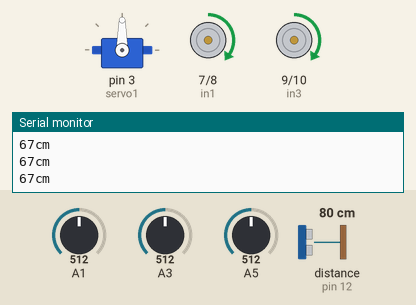
A sketch run on a simulated Arduino Uno, built with avr-gcc and run on an emulated ATmega328P. On the bench: servo, motor-driver pin pairs drawn as motors (green arrow = first pin HIGH = forward, orange = second pin HIGH = backward, longer = more drive, scaled by the enable pin), the last lines printed to the serial monitor. Wiring (inferred from the names in the program): ultrasonic range finder: trigger pin 11; echo pin 12. The inputs (shaded band) are chosen by the test bench; at power-on: distance to the obstacle (sensor on pin 12) 80 cm, A1 = 512, A3 = 512, A5 = 512. The echo pulse lasts 58.3 µs per cm.

Above: at 1.2 s.
1.3 s: distance to the obstacle (sensor on pin 12) set to 2 cm
At 2.7 s:
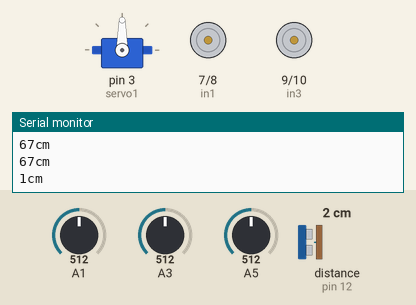
At 3.61 s:
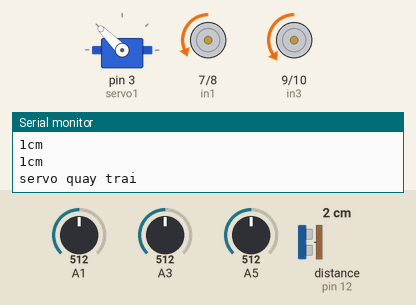
4.3 s: A1 set to 107
7.3 s: A1 set to 93
At 8.3 s:
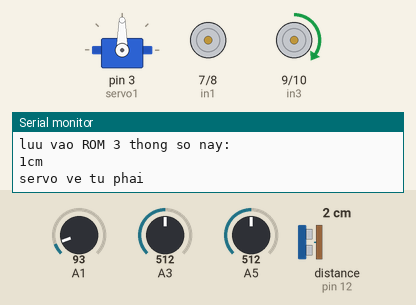
Timing chart, 0 to 10.3 s (numbered marks = the images above; inputs shaded):
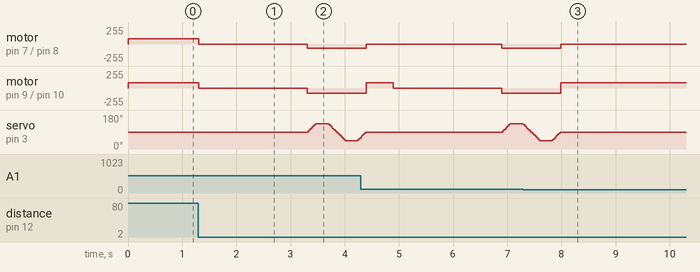

The sketch:

dolinevatcan1.ino
```cpp
#include <Servo.h>
#include <RedBot.h>
RedBotSensor sen_trai = RedBotSensor(A1); //Chân S1
RedBotSensor sen_giua = RedBotSensor(A3); //Chân S3
RedBotSensor sen_phai = RedBotSensor(A5);//Chân S5


int linechuan = 100;
// mach cau H ( tu trai qua phai: day trang so 5, day xam so 10, day tim so 9, day xanh duong so 8 , day xanh la so  7, day vang dam so 6,)
//tren trai mach cau H gom: enA-in4-in3      con ben phai gom:enB-in2-in1    mach cau H hoat dong tu phai sang trai
byte in1 =7;
byte in2 =8;
byte in3 =9;
byte in4 =10;
int enA = 5;
int enB = 6;
int i,j;
int k,t;
int n,x;
#define trig 11  // khai bao chan 11 la chan trig cua sieu am
#define echo 12  // khai bao chan 12 la chan echo cua sieu am
int  spd=78;// giá trị băm xung=50% cong suat(191/255)
Servo servo1;
void setup() {
pinMode (trig, OUTPUT);
pinMode (echo, INPUT);
Serial.begin(9600);
servo1.attach(3);// Khai báo chân servo
pinMode(in1,OUTPUT);
pinMode(in2,OUTPUT);
pinMode(in3,OUTPUT);
pinMode(in4,OUTPUT);
pinMode(enA,OUTPUT);
pinMode(enB,OUTPUT);

}
void  doline(){

 if(sen_trai.read()>linechuan && sen_giua.read()<linechuan && sen_phai.read()>linechuan){
   motor_thang();
 }else if(sen_trai.read()<linechuan ){
   motor_phai();
 }
 else if( sen_phai.read()<linechuan){
   motor_trai();
 }
 else if( sen_phai.read()<linechuan && sen_giua.read()<linechuan){
   dunglai();
  // delay(1000);
   motor_trai();
  // delay(1000);

 }else if(sen_trai.read()<linechuan && sen_giua.read()<linechuan){
   dunglai();
   //delay(1000);
   motor_phai();
  // delay(1000);
 }

 else if(sen_trai.read()<linechuan && sen_giua.read()<linechuan && sen_phai.read()<linechuan){
   dunglai();

 }


}

// moto:  di lui la HIGH-LOW, di thuan la LOW-HIGH, di thang la LOW-LOW
void motor_thang() // chương trình con cho xe chay tới
{
analogWrite(enA,spd);
analogWrite(enB,spd);
digitalWrite(in1,HIGH);//motor bên trái chạy tới
digitalWrite(in3,HIGH);// motor bên phải chạy tới
//delay(1000);
digitalWrite(in2,LOW);
digitalWrite(in4,LOW);
//delay(1000);
}
void motor_lui()// chương trình con robot chạy lùi
{
analogWrite(enA,65);
analogWrite(enB,65);
digitalWrite(in2,HIGH);
digitalWrite(in4,HIGH);
//delay(1000);
digitalWrite(in1,LOW);
digitalWrite(in3,LOW);
//delay(1000);
}
void motor_trai()
{
analogWrite(enA,70);
analogWrite(enB,80);
digitalWrite(in1,HIGH);
digitalWrite(in2,LOW);
//delay(5000);
digitalWrite(in3,LOW);
digitalWrite(in4,LOW);
//delay(5000);
}
void motor_phai()
{
analogWrite(enA,spd);
analogWrite(enB,spd);
digitalWrite(in3,HIGH);
digitalWrite(in1,LOW);
//delay(5000);
digitalWrite(in2,LOW);
digitalWrite(in4,LOW);
//delay(5000);
}
void motor_toi()
{
analogWrite(enA,spd);
analogWrite(enB,spd);
digitalWrite(in1,LOW);
digitalWrite(in2,LOW);
digitalWrite(in3,LOW);
digitalWrite(in4,LOW);
//delay(1000);
}
void dunglai()
{
analogWrite(enA,0);
analogWrite(enB,0);
digitalWrite(in1,LOW);
digitalWrite(in2,LOW);
digitalWrite(in3,LOW);
digitalWrite(in4,LOW);
//delay(1000);
}

int khoangcach() // do khoang cach vat can,khong hieu hoi thay
{
   int dir;
   int time;
   digitalWrite(trig,LOW);
   delayMicroseconds(2);
   digitalWrite(trig,HIGH);
   delayMicroseconds(5);
   digitalWrite(trig,LOW);
   time =pulseIn(echo,HIGH);
   dir =0.029*(time/2);
   dir = dir;
   if(dir < 255)
   {
   Serial.print(dir);
   Serial.println("cm");
   return dir;
   }
}
void servo_trai()
{
   for (t=90; t<=135; t=t+3)
    {

        servo1.write(t);
        delay(10); // đợi 3 mili dây

    }
    Serial.println("servo quay trai");

}

void servo_vetrai()
{
  for (i=135; i>=90; i=i-3)
    {

        servo1.write(i);
        delay(10); // đợi 3 mili dây
    }
Serial.println("servo ve tu trai");

}
 void servo_phai()
 {
    for (k=90; k>=45; k=k-3)
    {

        servo1.write(k);
        delay(10);

    }
     Serial.println("servo qua phai");

 }
void servo_vephai()
{
for (j=45; j<=90; j=j+3)
    {

        servo1.write(j);
        delay(10);
    }
Serial.println("servo ve tu phai");
}

void robokvc()
{
  while(khoangcach() >= 15)// khoang cach lon hon 15cm
  {
  for (x=49; x<=132; x=x+3)//goc servo quay
   {
      Serial.println("servo ra ben trai");
        servo1.write(x);
        delay(5);
        if (khoangcach() < 15)  break;
  while (khoangcach() >= 15)
  {
    motor_thang();
    break;
   }
  }
  for (x=132; x>=49; x=x-3)// Nếu ta cố điều khiển servo vượt quá những giới hạn cơ học của nó , trục ra của động cơ sẽ đụng vật cản bên trong, dẫn đến các bánh răng bị mài mòn hay bị rơ.
                           // Hiện tượng này kéo dài hơn vài giây sẽ làm bánh răng của động cơ bị phá hủy
  {
      Serial.println("servo ra ben phai");
        servo1.write(x);
        delay(5);
        if (khoangcach() < 15)  break;
        while (khoangcach() >= 15)
  {
      motor_thang();
    break;
   }
    }
  }
}
void robocvc()
{
 while   (khoangcach() < 15)
  {


  motor_lui();

  servo_trai();
  delay(200);
  Serial.println("luu vao ROM 2 thong so nay:");
  float b = (khoangcach());// lay gia tri khoang cach vat ben trai gan vao b
  delay(20);
  servo_vetrai();
  servo_phai();
   delay(200);
  Serial.println("luu vao ROM 3 thong so nay:");
  int c = (khoangcach());  //lay gia tri khoang cach vat can ben phai gan vao c
  delay(20);
  servo_vephai();

    if (b > 15 &&  c > 15 )
    {

    motor_lui();

    motor_thang();


    }
    else if (b > 15 && c < 15)
    {

    motor_lui();

    motor_trai();

    }
    else if (b < 15 && c > 15 )
    {

    motor_lui();
    motor_phai();
    delay(500);
    }
    else if (b < 15 && c < 15  )
    {

    motor_lui();

    motor_phai();
    delay(500);
  }


break;
  }
}

void loop() {
 if((sen_trai.read()<linechuan||sen_phai.read()<linechuan||sen_giua.read()<linechuan)&& khoangcach()> 15 ){
     doline();
 }

 if((sen_trai.read()>linechuan&&sen_phai.read()>linechuan&&sen_giua.read()>linechuan)&&(khoangcach()<=15)){
         dunglai();
         delay(2000);
         robokvc();
         robocvc();
 }
 if(sen_trai.read()>linechuan && sen_giua.read()>linechuan && sen_phai.read()>linechuan){
   motor_thang();
   if(sen_trai.read()<linechuan||sen_phai.read()<linechuan||sen_giua.read()<linechuan ){
     dunglai();
     delay(1000);
     doline();
 }


 }
}
```

Measured:
- the behaviour switches between 101 and 100 on A1 (found by bisection; images 2 and 3)
- after the input at 1.3 s, motor on pin 7 (in1) / pin 8 (in2): forward 78/255 → stopped at once, → backward 65/255 2.0 s later; motor on pin 9 (in3) / pin 10 (in4): forward 78/255 → stopped at once, → backward 78/255 2.0 s later
- after the input at 7.3 s, motor on pin 7 (in1) / pin 8 (in2): goes on until 8.0 s, then stays stopped; motor on pin 9 (in3) / pin 10 (in4): goes on until 8.0 s, then stays forward 78/255; servo on pin 3 (servo1): goes on until 8.0 s, then stays 90°
- by itself, servo on pin 3 (servo1): rises from 60° to 135° in 2.8 s, then falls to 132° in 0.23 s
